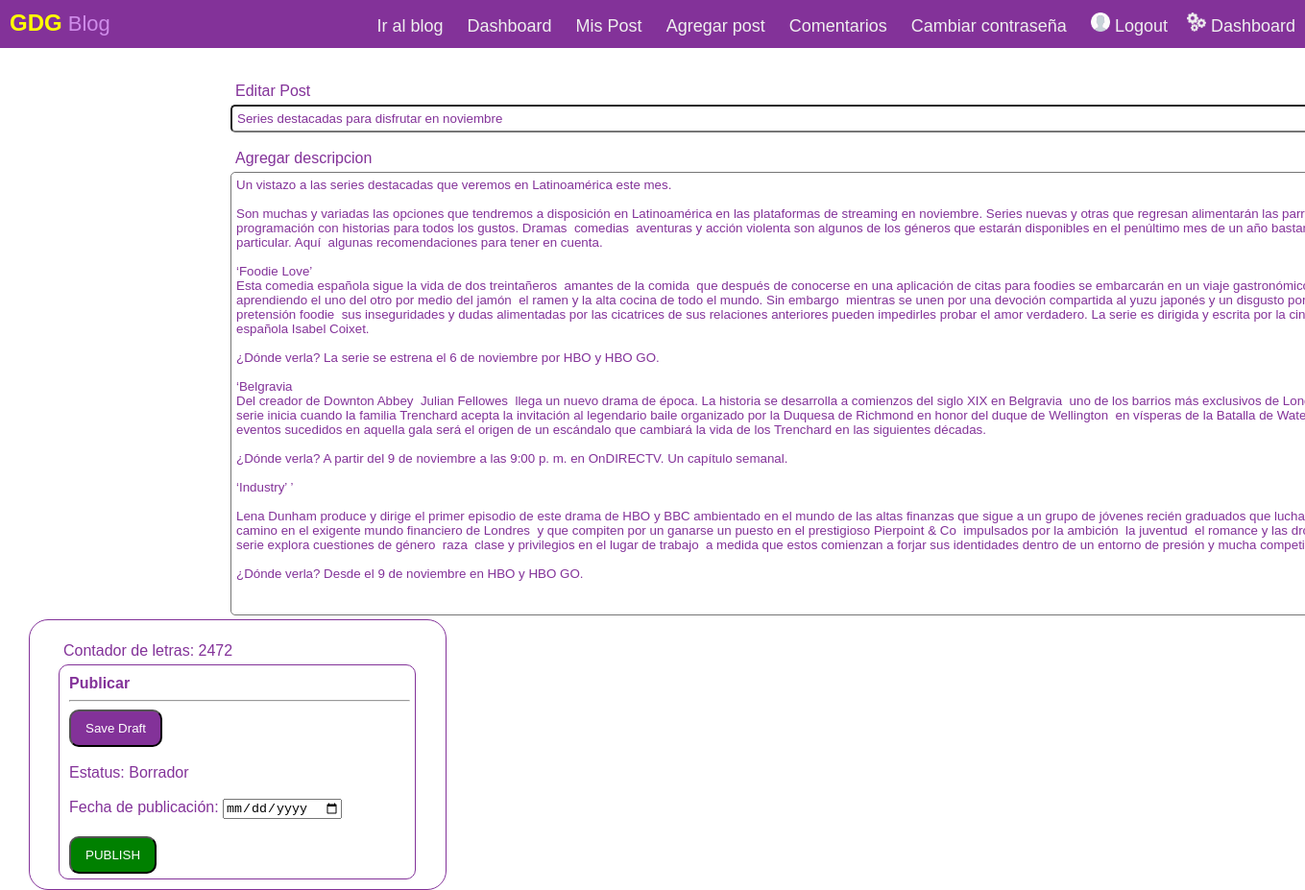
Screenshot of /admin/edit-post.php?pid=31 (signed in) with the database file from the repository.
### tables this page shows
CREATE TABLE `posts` (
  `Post_ID` int(11) NOT NULL,
  `title` varchar(100) NOT NULL,
  `description` text NOT NULL,
  `featured` varchar(200) NOT NULL,
  `category` varchar(30) NOT NULL,
  `author` varchar(50) NOT NULL,
  `date` datetime NOT NULL,
  `status` varchar(10) NOT NULL,
  `visitors` int(5) NOT NULL,
  `scheduledate` date NOT NULL
);

### admin/edit-post.php (the view, shortened to what this page needs)
<?php
if(isset($_SESSION['ID']))
{
if (isset($_GET['pid'])) {
	$pid=$_GET['pid'];
}
}
else
{
	header("Location:login.php");
}
?>
<?php
if (isset($_GET['pid'])) {
	$pid=$_GET['pid'];
}
if($result = mysqli_query($db,"select *from posts where Post_ID like '$pid';")
)
	{$row = mysqli_fetch_assoc($result);
	}
	else
	{
		header("Location:../notfound.php");
	}
?>
<!DOCTYPE html>
<html>
<head>
	<link rel="stylesheet" type="text/css" href="../style.css">
</head>
<body>
	 <div class="nav">
  <div class="nav-header">
    <div class="nav-title">
      <font color="yellow" size="5"><b>GDG</b></font> <font color="#cf8cea">Blog</font>
    </div>
  </div>
  <div class="nav-links" >
  <a class="active" href="../index.php">Ir al blog</a>
  <a href="index.php">Dashboard</a>
  <a href="all-posts.php">Mis Post</a>
  <a href="add-post.php">Agregar post</a>
  <a href="all-comments.php">Comentarios</a>
  <a href="changepass.php">Cambiar contraseña</a>
    <?php  if(!isset($_SESSION['ID']))
      {
        echo "<a href='login.php'>&nbsp;<img src='../images/user.png' width='20px'>&nbsp;Login/Register</a>";
      }
        else {
        echo "<a href='logout.php'><img src='../images/user.png' width='20px'>&nbsp;Logout</a><a href='index.php'><img src='../images/settings-gears.png' width='20px'>&nbsp;Dashboard</a>";
      }
        ?>
  </div>
	<div class="container">
		<form action="<?php echo htmlspecialchars($_SERVER["PHP_SELF"]);?>" method="POST">
		<div class="left"><br>
			<label class="forg">Editar Post</label><br>
			<input class="forg" type="text" name="title" placeholder="Enter Title Here" value="<?php echo $row['title']?>" />
			<br><br>
			<label class="forg">Agregar descripcion</label><br>
			<textarea id="cont" name="cont" class="forg" rows="30" cols="100" ><?php echo $row['description']?></textarea>
		</div>
		<div class="right"><br>
			<label class="forg">Contador de letras: <span id="wordCount">0</span></label>
			<div class="publishbox">
				<label><b>Publicar</b></label>
				<hr>
				<input type="submit" name="draft" class="draft" value="Save Draft">
				<br><br>
				<label class="we">Estatus: Borrador</label><br><br>
				<label class="we">Fecha de publicación:</label>
                <input type="date" name="scheduledate"/>
				<br>
				<br>
				<input type="submit" class="pub" value="PUBLISH" name="publish"></input>
			</div>
		</div>
		</form>
	</div>
</body>
</html>

### style.css (style rules this page uses)
label { font-family: 'Quicksand', sans-serif; color: #833299; }
.nav-links a { padding-bottom: 35px; }
.container { margin-top: 20px; width:97%; margin-left: 20px; margin-right: 20px; height: 98%; }
.left { width:98%; border-radius: 20px; margin-left: 200px; height: 80%; float: left; }
@media (max-width: 1600px) { .left { width:97%; border-radius: 20px; height: 80%; float: left; } }
.right { width:33%; padding: 5px 10px 10px 10px; margin-left: 10px; border-radius: 20px; border: 1px solid #833299; height: 80%; float: left; }
* { box-sizing: border-box; }
body { margin: 0px; font-family: 'Quicksand', sans-serif; }
.nav { height: 50px; width: 100%; background-color: #833299; position: relative; }
.nav > .nav-header { display: inline; }
.nav > .nav-header > .nav-title { display: inline-block; font-size: 22px; color: #fff; padding: 10px 10px 10px 10px; }
.nav > .nav-links { display: inline; float: right; font-size: 18px; }
.nav > .nav-links > a { display: inline-block; padding: 13px 10px 13px 10px; text-decoration: none; color: #efefef; }

### admin/edit-post.php (style rules this page uses)
.forg { color: #833299; font-family: Arial; size: 4; margin-left: 20px; width: 94%; margin-left: 20px; margin-top: 5px; padding: 5px 5px 5px 5px; }
input[type=text],textarea { border-radius: 5px; }
.publishbox { color: #833299; font-family: Arial; size: 4; margin-left: 20px; width: 90%; border-radius: 10px; border: 1px solid #833299; margin-top: 5px; padding: 10px 5px 5px 10px; }
.draft { background-color: #833299; color: white; padding: 10px 15px 10px 15px; border-radius: 10px; }
.pub { background-color: green; color: white; padding: 10px 15px 10px 15px; border-radius: 10px; }
.we { margin-top: : 20px; }

### rows the page displays
posts: title "Series destacadas para disfrutar en noviembre", cont "Un vistazo a las series destacadas que veremos en Latinoamérica este mes. Son muchas y variadas las opciones que tendremos a disposición en Latinoamérica en las plataformas de streaming en noviembre. Series nuevas y otras que regresan alimentarán las parrillas de programación con historias para todos los gustos. Dramas comedias aventuras y acción violenta son algunos de los géneros que estarán disponibles en el penúltimo mes de un año bastante particular. Aquí algunas recomendaciones para tener en cuenta. ‘Foodie Love’ Esta comedia española sigue la vida de dos treintañeros amantes de la comida que después de conocerse en una aplicación de citas para foodies se embarcarán en un viaje…"
